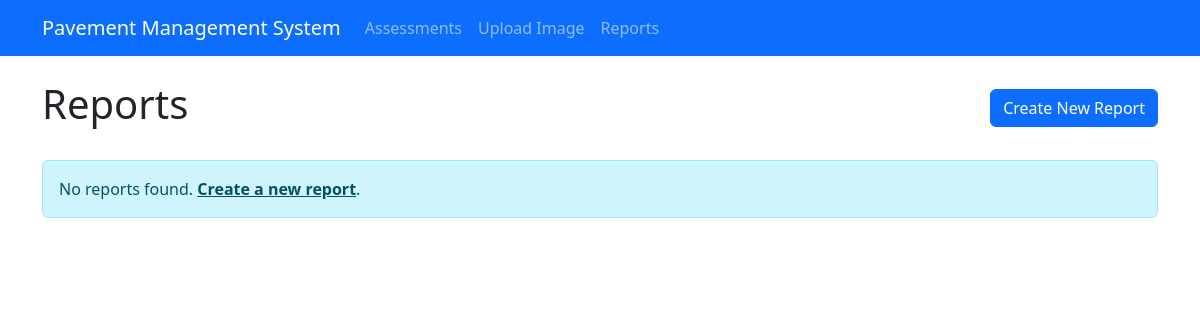
Page /reports/ (signed in) on the earlier database version.
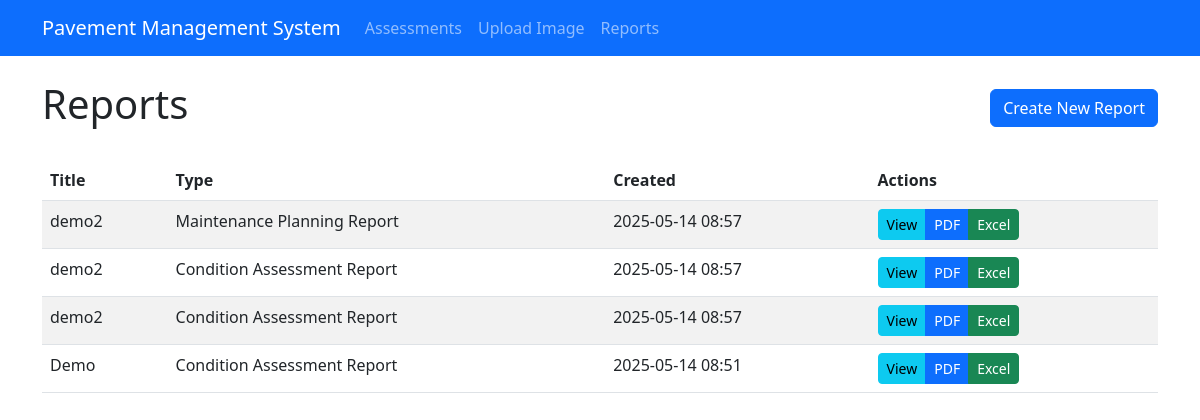
Same page on the later database version.
### reports/models.py (models this page shows, shortened)
class Report(models.Model):
    REPORT_TYPES = [
        ('condition', 'Condition Assessment Report'),
        ('maintenance', 'Maintenance Planning Report'),
        ('network', 'Network Overview Report'),
        ('budget', 'Budget Allocation Report'),
        ('custom', 'Custom Report'),
    ]
    title = models.CharField(max_length=200)
    report_type = models.CharField(max_length=20, choices=REPORT_TYPES)
    created_at = models.DateTimeField(default=timezone.now)
    created_by = models.ForeignKey(User, on_delete=models.CASCADE)
    road_sections = models.ManyToManyField(RoadSection, blank=True)
    date_range_start = models.DateField(null=True, blank=True)
    date_range_end = models.DateField(null=True, blank=True)
    description = models.TextField(blank=True)
    pdf_file = models.FileField(upload_to='reports/pdf/', null=True, blank=True)
    parameters = models.JSONField(null=True, blank=True)  # 存储报表参数
    class Meta:
        ordering = ['-created_at']

### reports/views.py (the view)
# urls.py: path('reports/', ReportListView.as_view(), name='report_list'),
class ReportListView(LoginRequiredMixin, ListView):
    model = Report
    paginate_by = 10
    template_name = 'reports/report_list.html'

### templates/reports/report_list.html (shortened to what this page needs)
{% extends 'base.html' %}
{% block content %}
<div class="d-flex justify-content-between align-items-center mb-4">
    <h1>Reports</h1>
    <a href="{% url 'create_report' %}" class="btn btn-primary">Create New Report</a>
</div>
{% if object_list %}
<div class="table-responsive">
    <table class="table table-striped">
        <thead>
            <tr>
                <th>Title</th>
                <th>Type</th>
                <th>Created</th>
                <th>Actions</th>
            </tr>
        </thead>
        <tbody>
            {% for report in object_list %}
            <tr>
                <td>{{ report.title }}</td>
                <td>{{ report.get_report_type_display }}</td>
                <td>{{ report.created_at|date:"Y-m-d H:i" }}</td>
                <td>
                    <div class="btn-group">
                        <a href="{% url 'report_detail' report.id %}" class="btn btn-sm btn-info">View</a>
                        <a href="{% url 'download_report_pdf' report.id %}" class="btn btn-sm btn-primary">PDF</a>
                        <a href="{% url 'export_report_excel' report.id %}" class="btn btn-sm btn-success">Excel</a>
                    </div>
                </td>
            </tr>
            {% endfor %}
        </tbody>
    </table>
</div>
{% else %}
<div class="alert alert-info">
    No reports found. <a href="{% url 'create_report' %}" class="alert-link">Create a new report</a>.
</div>
{% endif %}
{% endblock %}

### templates/base.html (shortened to what this page needs)
<!DOCTYPE html>
<html lang="en">
<head>
    <link href="https://cdn.jsdelivr.net/npm/bootstrap@5.3.0/dist/css/bootstrap.min.css" rel="stylesheet">
</head>
<body>
    <nav class="navbar navbar-expand-lg navbar-dark bg-primary mb-4">
        <div class="container">
            <a class="navbar-brand" href="/">Pavement Management System</a>
            <div class="collapse navbar-collapse" id="navbarNav">
                <ul class="navbar-nav">
                    <li class="nav-item">
                        <a class="nav-link" href="{% url 'assessment-list' %}">Assessments</a>
                    </li>
                    <li class="nav-item">
                        <a class="nav-link" href="{% url 'analyze-image' %}">Upload Image</a>
                    </li>
                    <li class="nav-item">
                        <a class="nav-link" href="{% url 'report_list' %}">Reports</a>
                    </li>
                </ul>
            </div>
        </div>
    </nav>
    <div class="container">
        {% block content %}{% endblock %}
    </div>
</body>
</html>

Differences in the rows shown:
added Report: title "demo2", report_type "Maintenance Planning Report", created_at "2025-05-14 08:57"
added Report: title "demo2", report_type "Condition Assessment Report", created_at "2025-05-14 08:57"
added Report: title "demo2", report_type "Condition Assessment Report", created_at "2025-05-14 08:57"
added Report: title "Demo", report_type "Condition Assessment Report", created_at "2025-05-14 08:51"
Other differences:
text no longer shown: "No reports found. Create a new report ."
text now shown: "Title Type Created Actions"
